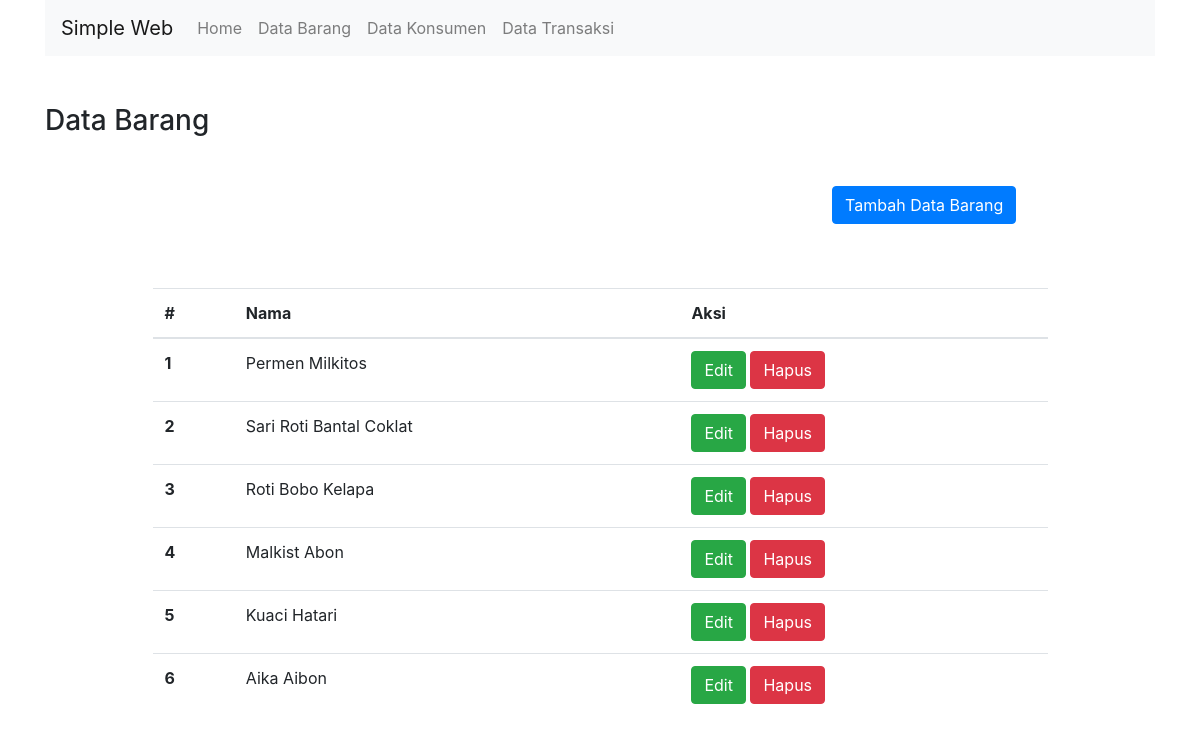
/index.php/barang, run on the app's committed database.
### tables this page shows
CREATE TABLE `data_barang` (
  `no` int(15) NOT NULL,
  `nama_brg` varchar(25) NOT NULL
);

### application/controllers/barang.php (called while the page is built, shortened)
<?php
	class barang extends CI_Controller
	{
		public function __construct()
		{
			$this->load->model("barang_mdl");
		}
		public function index()
		{
			$data['judul'] = 'Data Barang';
			$data['barang'] = $this->barang_mdl->getAllbarang();
			$this->load->view('templates/header', $data);
			$this->load->view('barang/index', $data);
			$this->load->view('templates/footer');
		}
	}
?>

### index.php (called while the page is built, shortened)
<?php
require_once BASEPATH.'core/CodeIgniter.php';

### application/models/barang_mdl.php (called while the page is built, shortened)
<?php
	class barang_mdl extends CI_model
	{
		public function getAllbarang()
		{
			$query = $this->db->get('data_barang');
			return $query->result_array();
		}
	}
?>

### application/views/barang/index.php (the view, shortened to what this page needs)
<div class="container mx-auto">
	<div class="row mt-5">
		<div class="col-md-12">
			<h3><?= $judul; ?></h3>
				<div class="row mt-5 offset-md-8">
					<div class="col-md-10 mx-auto">
						<a href="<?= base_url(); ?>barang/tambah" class="btn btn-primary">Tambah <?= $judul; ?></a>
					</div>
				</div>
			<div class="col-md-10 mx-auto">
			<table class="table">
				 <thead>
				 <tr>
					 <th scope="col">#</th>
					 <th scope="col">Nama</th>
					 <th scope="col">Aksi</th>
				 </tr>
			</thead>
			<tbody>
				<?php $i=1;foreach( $barang as $brg ) : ?>
				 <tr>
					 <th scope="row"><?= $i ?></th>
					 <td><?= $brg["nama_brg"] ?></td>
					 <td>
						<a href="<?= base_url(); ?>barang/edit/<?= $brg["no"]; ?>" class="btn btn-success">Edit</a>
						<a href="<?= base_url(); ?>barang/hapus/<?= $brg["no"]; ?>" class="btn btn-danger" onclick="return confirm('Apakah anda ingin menghapus data ini?');">Hapus</a>
					</td>
				 </tr>
				<?php $i+=1;endforeach ?>
			 </tbody>
			</table>
		</div>
		</div>
	</div>
</div>

### data on the page
data_barang: nama_brg "Permen Milkitos"
data_barang: nama_brg "Sari Roti Bantal Coklat"
data_barang: nama_brg "Roti Bobo Kelapa"
data_barang: nama_brg "Malkist Abon"
data_barang: nama_brg "Kuaci Hatari"
data_barang: nama_brg "Aika Aibon"

### other printed values
$judul "Data Barang"
